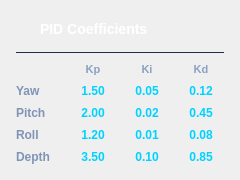
        <widget class="QFrame" name="pidFrame">
         <property name="minimumSize">
          <size>
           <width>240</width>
           <height>180</height>
          </size>
         </property>
         <property name="maximumSize">
          <size>
           <width>240</width>
           <height>16777215</height>
          </size>
         </property>
         <property name="styleSheet">
          <string>QFrame#pidFrame { background-color: #0d1a2c; border: 1px solid #1f2f4a; border-radius: 8px; }</string>
         </property>
         <layout class="QVBoxLayout" name="pidLayout">
          <property name="spacing">
           <number>10</number>
          </property>
          <property name="leftMargin">
           <number>16</number>
          </property>
          <property name="topMargin">
           <number>16</number>
          </property>
          <property name="rightMargin">
           <number>16</number>
          </property>
          <property name="bottomMargin">
           <number>16</number>
          </property>
          <item>
           <layout class="QHBoxLayout" name="pidHeaderLayout">
            <property name="spacing">
             <number>8</number>
            </property>
            <item>
             <widget class="QLabel" name="pidIcon">
              <property name="minimumSize">
               <size>
                <width>16</width>
                <height>16</height>
               </size>
              </property>
              <property name="maximumSize">
               <size>
                <width>16</width>
                <height>16</height>
               </size>
              </property>
              <property name="text">
               <string/>
              </property>
              <property name="pixmap">
               <pixmap>../logo/astroid.png</pixmap>
              </property>
              <property name="scaledContents">
               <bool>true</bool>
              </property>
              <property name="alignment">
               <set>Qt::AlignCenter</set>
              </property>
             </widget>
            </item>
            <item>
             <widget class="QLabel" name="pidTitle">
              <property name="styleSheet">
               <string>QLabel#pidTitle { color: #ffffff; font-size: 14px; font-weight: 600; border: none; background: transparent; }</string>
              </property>
              <property name="text">
               <string>PID Coefficients</string>
              </property>
             </widget>
            </item>
            <item>
             <spacer name="pidHeaderSpacer">
              <property name="orientation">
               <enum>Qt::Horizontal</enum>
              </property>
              <property name="sizeHint" stdset="0">
               <size>
                <width>40</width>
                <height>20</height>
               </size>
              </property>
             </spacer>
            </item>
           </layout>
          </item>
          <item>
           <widget class="QFrame" name="pidDivider">
            <property name="minimumSize">
             <size>
              <width>0</width>
              <height>1</height>
             </size>
            </property>
            <property name="maximumSize">
             <size>
              <width>16777215</width>
              <height>1</height>
             </size>
            </property>
            <property name="styleSheet">
             <string>background-color: #1f2f4a; border: none;</string>
            </property>
           </widget>
          </item>
          <item>
           <layout class="QGridLayout" name="pidGrid">
            <property name="horizontalSpacing">
             <number>8</number>
            </property>
            <property name="verticalSpacing">
             <number>8</number>
            </property>
            <item row="0" column="1">
             <widget class="QLabel" name="hdr_kp">
              <property name="styleSheet">
               <string>color: #8aa1c1; font-size: 11px; font-weight: bold; border: none; background: transparent;</string>
              </property>
              <property name="text">
               <string>Kp</string>
              </property>
              <property name="alignment">
               <set>Qt::AlignCenter</set>
              </property>
             </widget>
            </item>
            <item row="0" column="2">
             <widget class="QLabel" name="hdr_ki">
              <property name="styleSheet">
               <string>color: #8aa1c1; font-size: 11px; font-weight: bold; border: none; background: transparent;</string>
              </property>
              <property name="text">
               <string>Ki</string>
              </property>
              <property name="alignment">
               <set>Qt::AlignCenter</set>
              </property>
             </widget>
            </item>
            <item row="0" column="3">
             <widget class="QLabel" name="hdr_kd">
              <property name="styleSheet">
               <string>color: #8aa1c1; font-size: 11px; font-weight: bold; border: none; background: transparent;</string>
              </property>
              <property name="text">
               <string>Kd</string>
              </property>
              <property name="alignment">
               <set>Qt::AlignCenter</set>
              </property>
             </widget>
            </item>
            <item row="1" column="0">
             <widget class="QLabel" name="lbl_yaw">
              <property name="styleSheet">
               <string>color: #7f94b6; font-size: 12px; font-weight: 600; border: none; background: transparent;</string>
              </property>
              <property name="text">
               <string>Yaw</string>
              </property>
             </widget>
            </item>
            <item row="1" column="1">
             <widget class="QLabel" name="val_kp_yaw">
              <property name="styleSheet">
               <string>color: #00d2ff; font-weight: 600; font-size: 12px; border: none; background: transparent;</string>
              </property>
              <property name="text">
               <string>1.50</string>
              </property>
              <property name="alignment">
               <set>Qt::AlignCenter</set>
              </property>
             </widget>
            </item>
            <item row="1" column="2">
             <widget class="QLabel" name="val_ki_yaw">
              <property name="styleSheet">
               <string>color: #00d2ff; font-weight: 600; font-size: 12px; border: none; background: transparent;</string>
              </property>
              <property name="text">
               <string>0.05</string>
              </property>
              <property name="alignment">
               <set>Qt::AlignCenter</set>
              </property>
             </widget>
            </item>
            <item row="1" column="3">
             <widget class="QLabel" name="val_kd_yaw">
              <property name="styleSheet">
               <string>color: #00d2ff; font-weight: 600; font-size: 12px; border: none; background: transparent;</string>
              </property>
              <property name="text">
               <string>0.12</string>
              </property>
              <property name="alignment">
               <set>Qt::AlignCenter</set>
              </property>
             </widget>
            </item>
            <item row="2" column="0">
             <widget class="QLabel" name="lbl_pitch">
              <property name="styleSheet">
               <string>color: #7f94b6; font-size: 12px; font-weight: 600; border: none; background: transparent;</string>
              </property>
              <property name="text">
               <string>Pitch</string>
              </property>
             </widget>
            </item>
            <item row="2" column="1">
             <widget class="QLabel" name="val_kp_pitch">
              <property name="styleSheet">
               <string>color: #00d2ff; font-weight: 600; font-size: 12px; border: none; background: transparent;</string>
              </property>
              <property name="text">
               <string>2.00</string>
              </property>
              <property name="alignment">
               <set>Qt::AlignCenter</set>
              </property>
             </widget>
            </item>
            <item row="2" column="2">
             <widget class="QLabel" name="val_ki_pitch">
              <property name="styleSheet">
               <string>color: #00d2ff; font-weight: 600; font-size: 12px; border: none; background: transparent;</string>
              </property>
              <property name="text">
               <string>0.02</string>
              </property>
              <property name="alignment">
               <set>Qt::AlignCenter</set>
              </property>
             </widget>
            </item>
            <item row="2" column="3">
             <widget class="QLabel" name="val_kd_pitch">
              <property name="styleSheet">
               <string>color: #00d2ff; font-weight: 600; font-size: 12px; border: none; background: transparent;</string>
              </property>
              <property name="text">
               <string>0.45</string>
              </property>
              <property name="alignment">
               <set>Qt::AlignCenter</set>
              </property>
             </widget>
            </item>
            <item row="3" column="0">
             <widget class="QLabel" name="lbl_roll">
              <property name="styleSheet">
               <string>color: #7f94b6; font-size: 12px; font-weight: 600; border: none; background: transparent;</string>
              </property>
              <property name="text">
               <string>Roll</string>
              </property>
             </widget>
            </item>
            <item row="3" column="1">
             <widget class="QLabel" name="val_kp_roll">
              <property name="styleSheet">
               <string>color: #00d2ff; font-weight: 600; font-size: 12px; border: none; background: transparent;</string>
              </property>
              <property name="text">
               <string>1.20</string>
              </property>
              <property name="alignment">
               <set>Qt::AlignCenter</set>
              </property>
             </widget>
            </item>
            <item row="3" column="2">
             <widget class="QLabel" name="val_ki_roll">
              <property name="styleSheet">
               <string>color: #00d2ff; font-weight: 600; font-size: 12px; border: none; background: transparent;</string>
              </property>
              <property name="text">
               <string>0.01</string>
              </property>
              <property name="alignment">
               <set>Qt::AlignCenter</set>
              </property>
             </widget>
            </item>
            <item row="3" column="3">
             <widget class="QLabel" name="val_kd_roll">
              <property name="styleSheet">
               <string>color: #00d2ff; font-weight: 600; font-size: 12px; border: none; background: transparent;</string>
              </property>
              <property name="text">
               <string>0.08</string>
              </property>
              <property name="alignment">
               <set>Qt::AlignCenter</set>
              </property>
             </widget>
            </item>
            <item row="4" column="0">
             <widget class="QLabel" name="lbl_depth">
              <property name="styleSheet">
               <string>color: #7f94b6; font-size: 12px; font-weight: 600; border: none; background: transparent;</string>
              </property>
              <property name="text">
               <string>Depth</string>
              </property>
             </widget>
            </item>
            <item row="4" column="1">
             <widget class="QLabel" name="val_kp_depth">
              <property name="styleSheet">
               <string>color: #00d2ff; font-weight: 600; font-size: 12px; border: none; background: transparent;</string>
              </property>
              <property name="text">
               <string>3.50</string>
              </property>
              <property name="alignment">
               <set>Qt::AlignCenter</set>
              </property>
             </widget>
            </item>
            <item row="4" column="2">
             <widget class="QLabel" name="val_ki_depth">
              <property name="styleSheet">
               <string>color: #00d2ff; font-weight: 600; font-size: 12px; border: none; background: transparent;</string>
              </property>
              <property name="text">
               <string>0.10</string>
              </property>
              <property name="alignment">
               <set>Qt::AlignCenter</set>
              </property>
             </widget>
            </item>
            <item row="4" column="3">
             <widget class="QLabel" name="val_kd_depth">
              <property name="styleSheet">
               <string>color: #00d2ff; font-weight: 600; font-size: 12px; border: none; background: transparent;</string>
              </property>
              <property name="text">
               <string>0.85</string>
              </property>
              <property name="alignment">
               <set>Qt::AlignCenter</set>
              </property>
             </widget>
            </item>
           </layout>
          </item>
         </layout>
        </widget>
